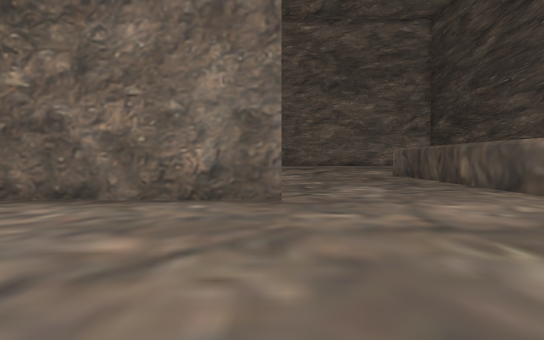
View 1 (above)

23 first-person views from a walk through a 3-D level made in the Unity game engine. The camera is 1.3 m above the floor, tilts 2° down and sees 75° across. The floor is counted in squares, 2 m on a side. Each view is taken from the middle of a square. On the plan, view 1 faces up. The plan holds only what a view shows up to about 10 squares ahead; the rest is blank. The place goes on beyond the plan. The player character is not drawn.

View 2
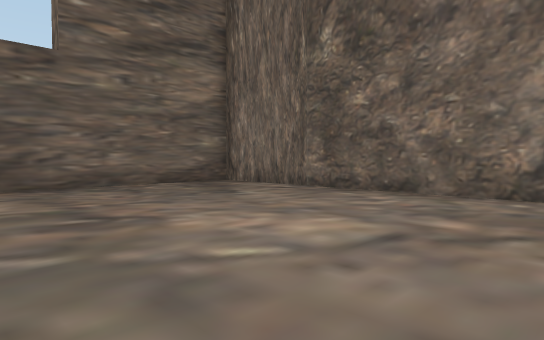

View 3
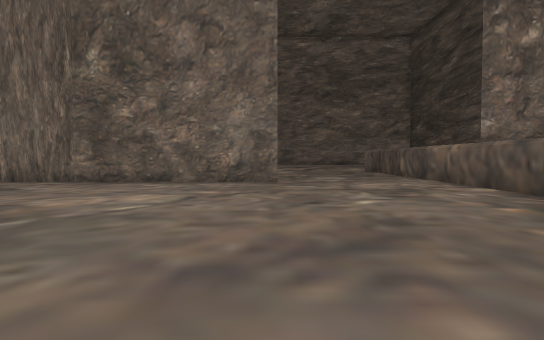

View 4
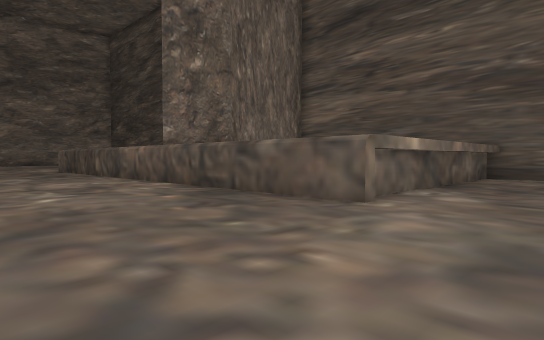

View 5
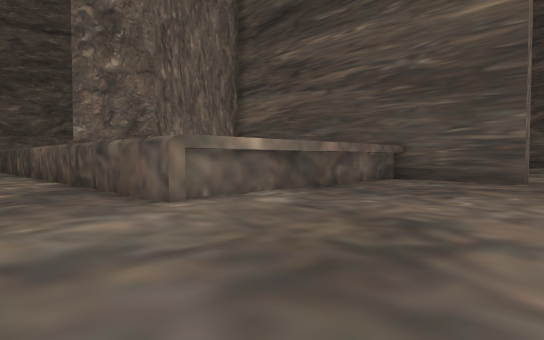

View 6
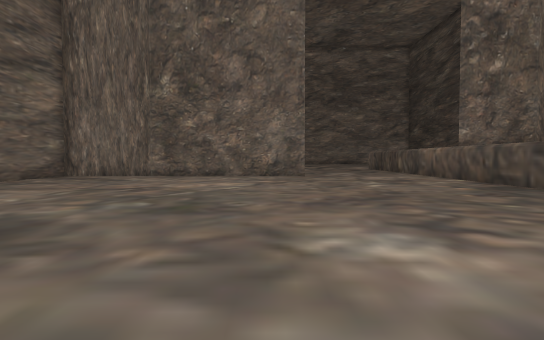

View 7
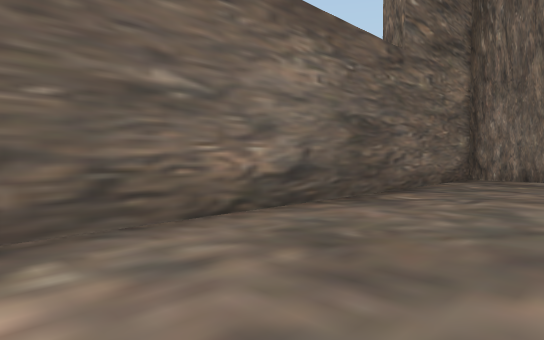

View 8
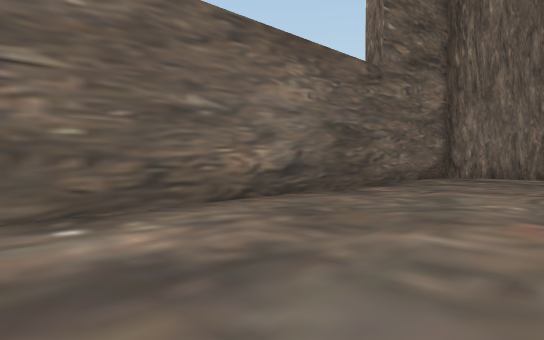

View 9
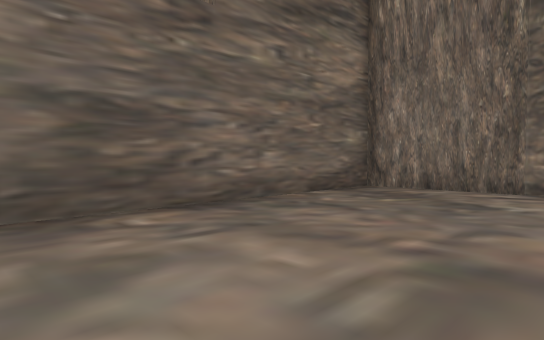

View 10
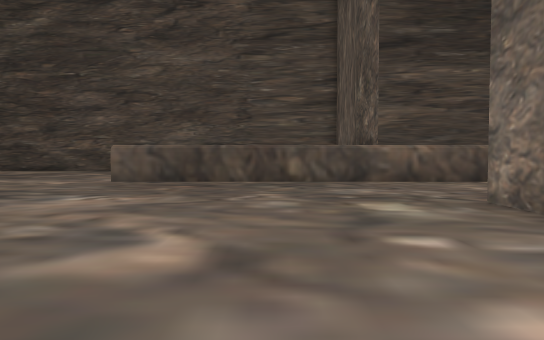

View 11
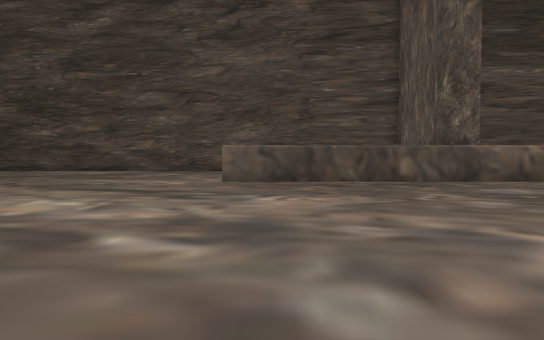

View 12
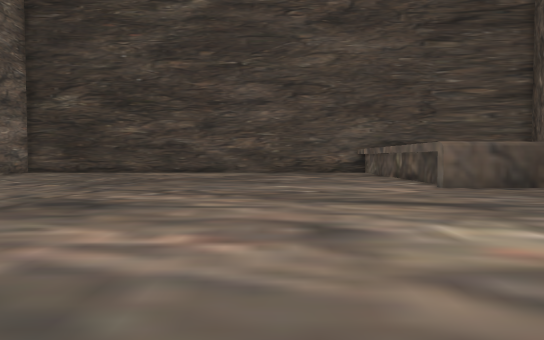

View 13
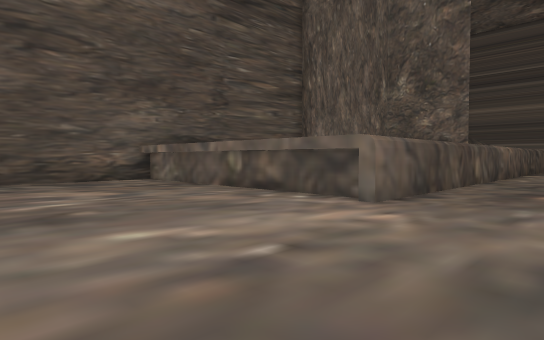

View 14
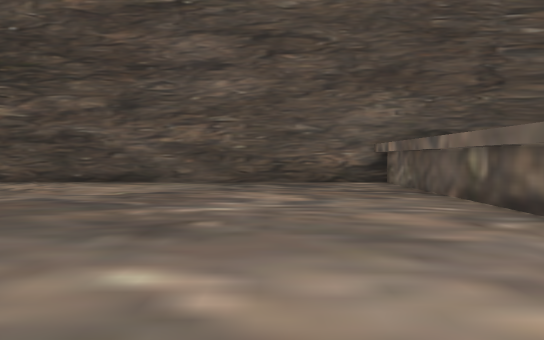

View 15
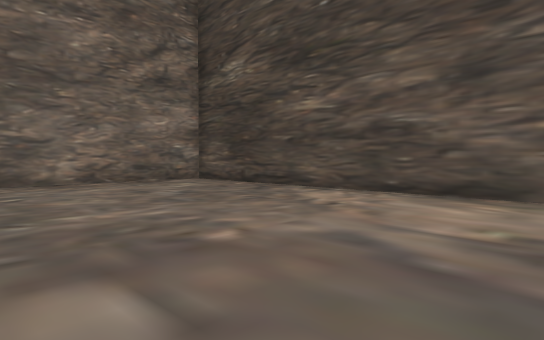

View 16
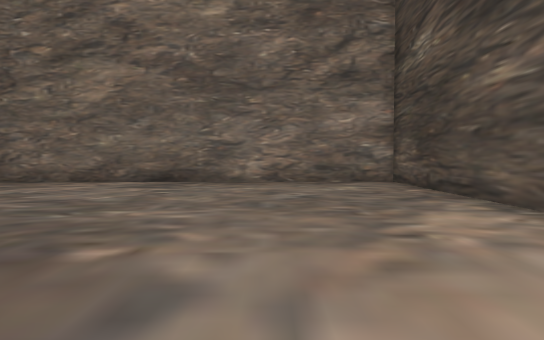

View 17
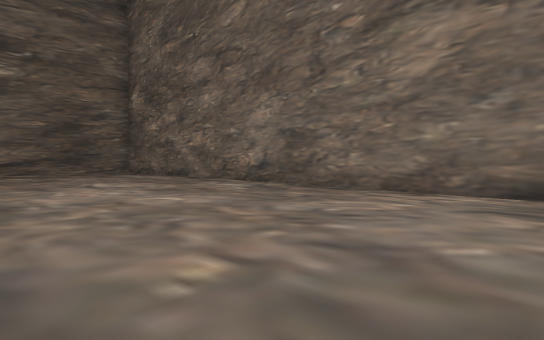

View 18
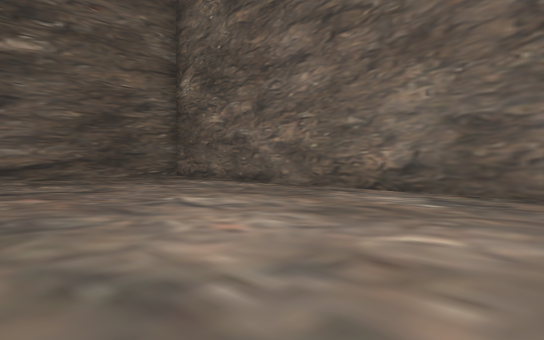

View 19
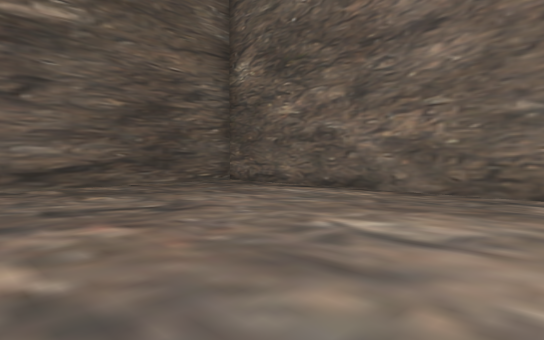

View 20
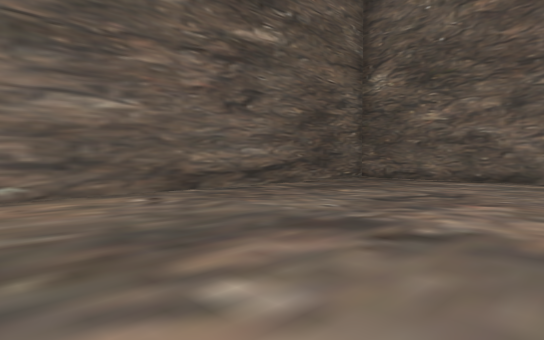

View 21
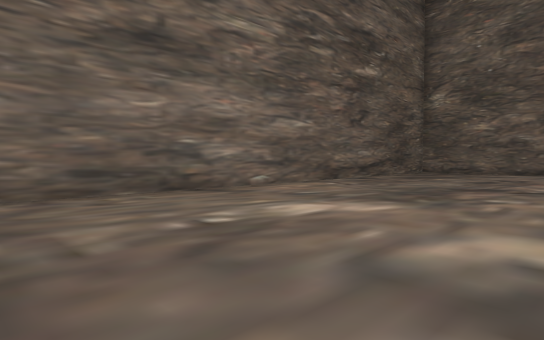

View 22
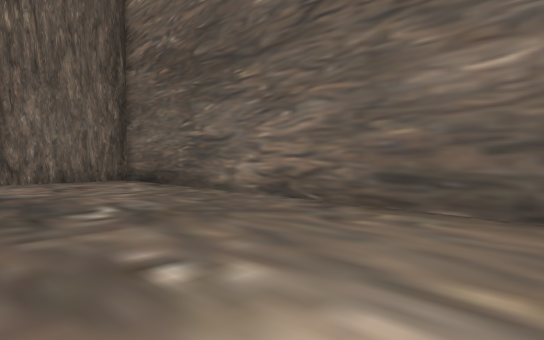

View 23
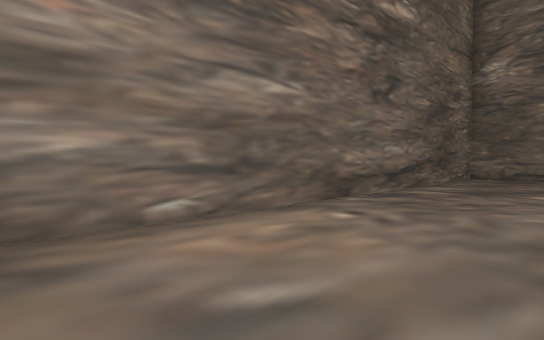

### Floor plan
Points are (right, up) in squares from view 1. A wall is a line through its corners. A room is listed if a view was taken in it or the views show most of it. See-through windows are left out.
Room 1 (views 1, 2, 3, 4, 5, 6, 7, 8, 9)
walls: (0.2, 5.4) (-8.2, 5.4) (-8.2, -6.5); (11.3, -2) (5, -2); (11.5, -2.4) (4.6, -2.4) (4.6, 4.6); (12.3, -5.3) (12.3, -3)
ways out: opening at (2.5, 5) to room 2; opening at (12, -6.5)
Room 2 (views 10, 11, 12, 13, 14, 15, 16, 17, 18, 19, 20, 21, 22, 23)
walls: (5, 13) (12.3, 13) (12.3, 27.5) (-7.8, 27.5); (-1, 5.9) (0.2, 5.9); (-8.2, 27) (-8.2, 6.1); (4.6, 4.6) (4.6, 13.3) (12.2, 13.3); (-8.1, 5.9) (-5.2, 5.9)
ways out: opening at (2.5, 5) to room 1

Where each view was taken, in squares from view 1:
view 1: 0 up, 0 right, facing up
view 2: 1 down, 0 right, facing up-left
view 3: 4 down, 0 right, facing up
view 4: 5 down, 0 right, facing up-right
view 5: 7 down, 2 right, facing up-right
view 6: 7 down, 1 left, facing up
view 7: 6 down, 5 left, facing up-left
view 8: 7 down, 4 left, facing up-left
view 9: 2 down, 4 left, facing up-left
view 10: 9 up, 5 left, facing right
view 11: 12 up, 5 left, facing right
view 12: 17 up, 3 left, facing right
view 13: 18 up, 2 right, facing down-right
view 14: 16 up, 3 right, facing right
view 15: 18 up, 6 right, facing up-right
view 16: 18 up, 9 right, facing up
view 17: 21 up, 7 right, facing up-left
view 18: 21 up, 3 right, facing up-left
view 19: 21 up, 0 right, facing up-left
view 20: 17 up, 2 left, facing up-left
view 21: 12 up, 2 left, facing up-left
view 22: 16 up, 4 left, facing down-left
view 23: 16 up, 5 left, facing up-left
